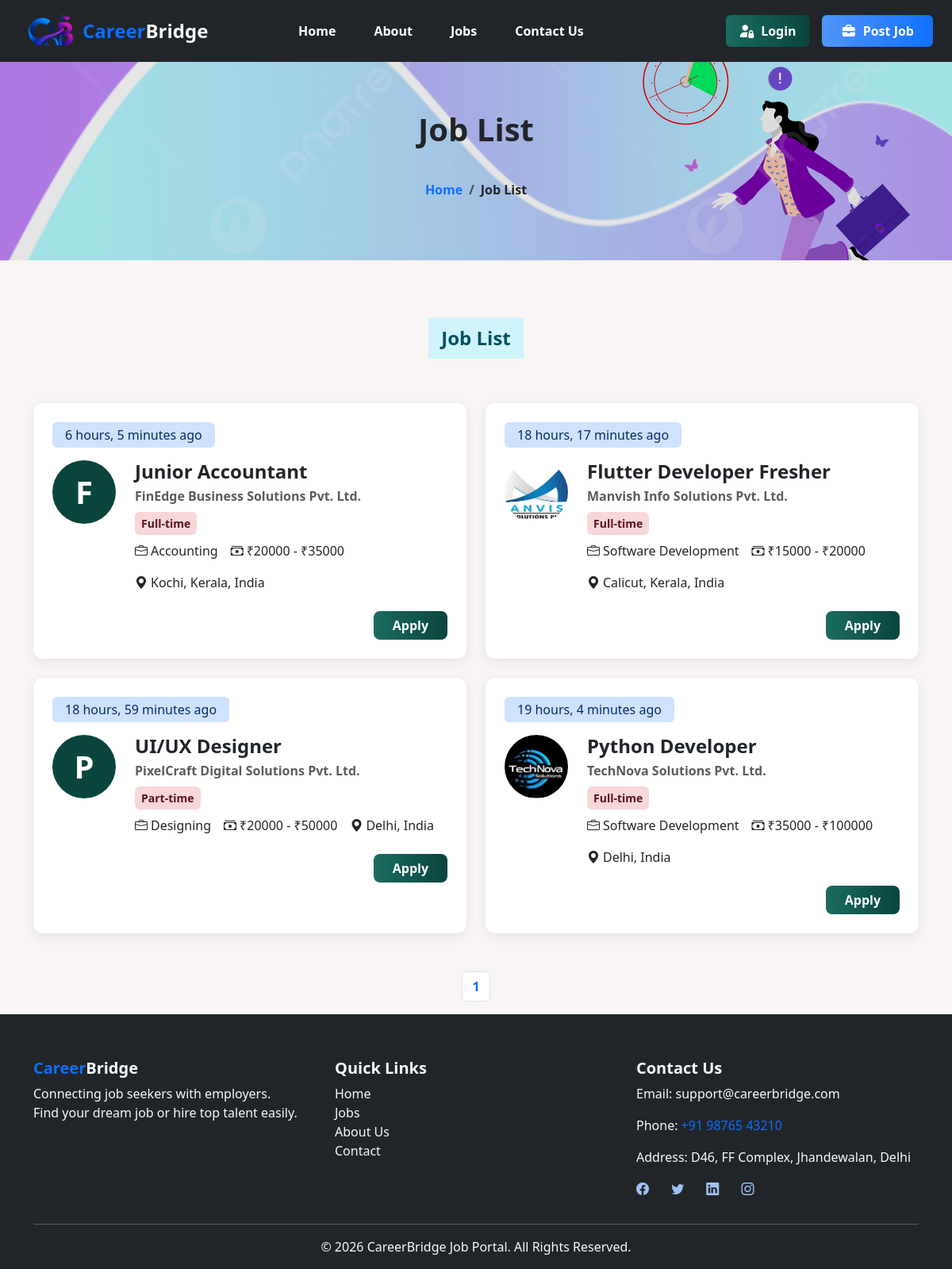
The app's page /jobs-list/, older data.
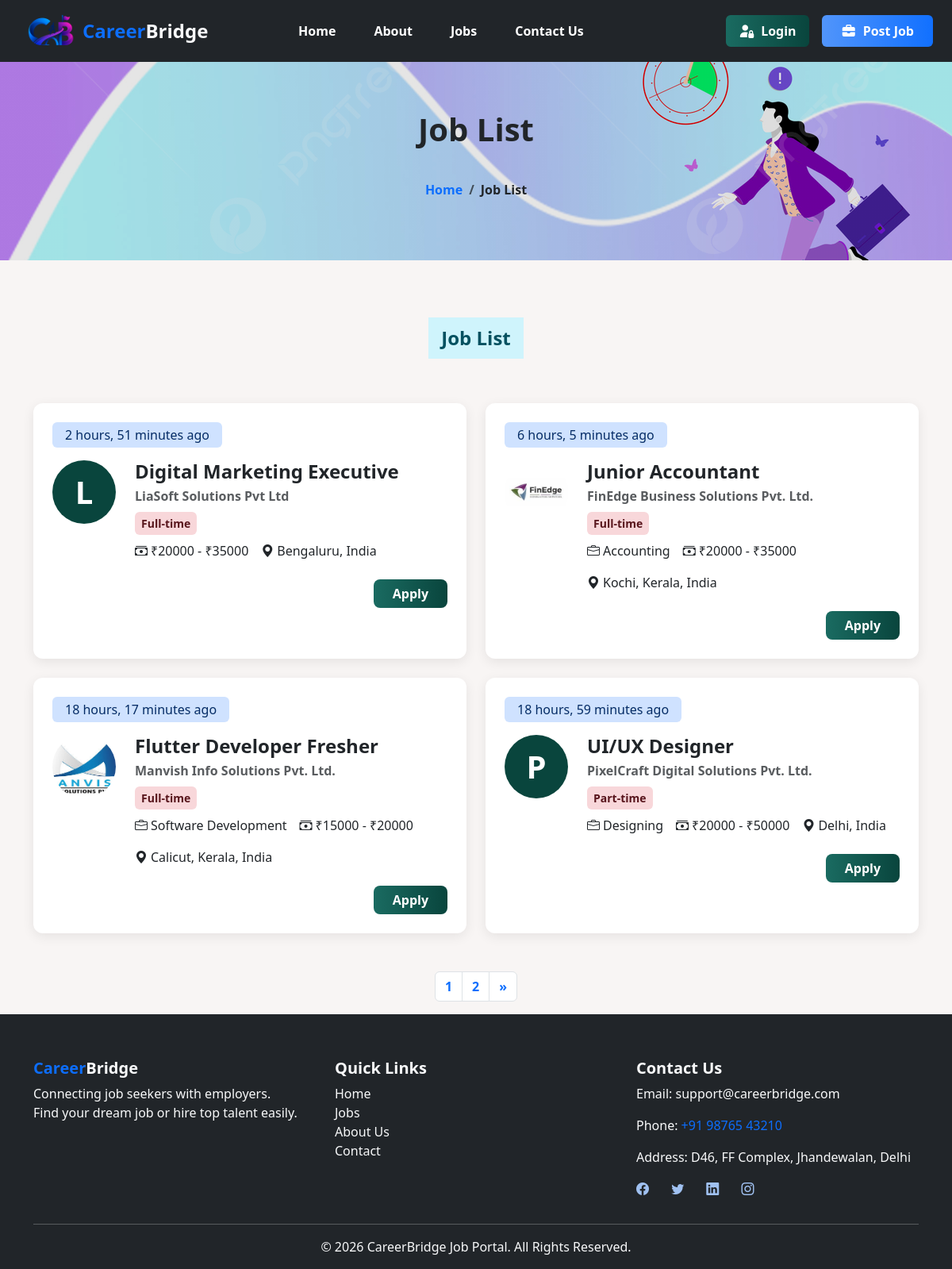
The same page, newer data.
### job/models.py (models this page shows, shortened)
class Job(models.Model):
    jobtype_choices = (
        ('Full-time', 'Full time'),
        ('Part-time', 'Part time'),
        ('Temporary', 'Temporary'),
        ('Freelance', 'Freelance'),
    )
    work_location_choices = (
        ('On-site', 'On-site'),
        ('Remote', 'Remote'),
        ('Hybrid', 'Hybrid'),
    )
    job_title = models.CharField(max_length=50)
    company_name = models.CharField(max_length=50)
    company_logo = models.ImageField(upload_to='company_logos', null=True, blank=True)
    location = models.CharField(max_length=100)
    job_type = models.CharField(max_length=50, choices=jobtype_choices)
    category = models.ForeignKey(Category, on_delete=models.CASCADE)
    industry_type = models.ForeignKey(Industry, on_delete=models.CASCADE, null=True, blank=True)
    description = models.TextField()
    responsibilities = models.TextField()
    skills = models.TextField()
    min_salary = models.PositiveIntegerField()
    max_salary = models.PositiveIntegerField()
    experience = models.TextField(max_length=50)
    work_location = models.CharField(max_length=50, choices=work_location_choices)
    deadline = models.DateField()
    created_at = models.DateTimeField(auto_now_add=True)
    updated_at = models.DateTimeField(auto_now=True)
    is_featured = models.BooleanField(default=False)
    employer = models.ForeignKey(User, on_delete=models.CASCADE, null=True, blank=True)

class Industry(models.Model):
    industry_type =  models.CharField(max_length=30)
    category = models.ForeignKey(Category, on_delete=models.CASCADE)

### job/views.py (the view)
# urls.py: path('jobs-list/', views.jobs_list, name='jobs_list'),
def jobs_list(request):
    jobs = Job.objects.all().order_by('-id')
    paginator = Paginator(jobs, 4)
    page_number = request.GET.get('page')
    jobs_final = paginator.get_page(page_number)
    return render(request, 'jobs_list.html', {'jobs': jobs_final})

### job/templates/jobs_list.html (shortened to what the changed rows need)
{% extends 'base.html' %}
{% load static %}
{% block content %}
<div class="container mt-3 mb-5">
    <div class="row g-4">
        {% for job in jobs %}
        <div class="col-lg-6 col-md-12 col-12">
            <a href="{% url 'job_details' job.id %}" class="text-decoration-none text-dark">
                <div class="card p-4 h-100 job-card">
                    <div class="mb-3">
                        <span class="d-inline-block px-3 py-1 bg-primary-subtle text-primary-emphasis rounded-2">
                            {{ job.created_at|timesince }} ago
                        </span>
                    </div>
                    <div class="d-flex align-items-start gap-4">
                        <div class="flex-shrink-0">
                            {% if job.company_logo %}
                            <img src="/media/{{ job.company_logo }}" class="img-fluid rounded-circle object-fit-cover" style="width:80px; height:80px;" alt="Company Logo">
                            {% else %}
                            <div class="rounded-circle d-flex align-items-center justify-content-center text-white fw-bold"style="width:80px; height:80px; font-size:40px; background-color: #09453d;">
                                {{ job.company_name|first|upper }}
                            </div>
                            {% endif %}
                        </div>
                        <div class="flex-grow-1">
                            <h5 class="mb-1 fw-bold job-title fs-4"> {{ job.job_title }} </h5>
                            <p class="mb-2 text-muted fw-semibold">{{ job.company_name }}</p>
                            <div class="mb-2">
                                <span class="small d-inline-block px-2 py-1 bg-danger-subtle text-danger-emphasis fw-semibold rounded">
                                    {{ job.job_type }}
                                </span>
                            </div>
                            <div class="d-flex flex-wrap gap-3 text-dark mt-2">
                                {% if job.industry_type %}
                                <div class="d-flex align-items-center">
                                    <i class="bi bi-briefcase me-1"></i>
                                    <span>{{ job.industry_type.industry_type }}</span>
                                </div>
                                {% endif %}
                                <div class="d-flex align-items-center">
                                    <i class="bi bi-cash-stack me-1"></i>
                                    <span> ₹{{ job.min_salary }} - ₹{{ job.max_salary }}</span>
                                </div>
                                <div class="d-flex align-items-center">
                                    <i class="bi bi-geo-alt-fill me-1"></i>
                                    <span>{{ job.location }}</span>
                                </div>
                            </div>
                        </div>
                    </div>
                    <div class="text-end mt-4">
                        {% if request.user.is_authenticated %}
                            {% if request.user.role == 1 %}
                                <a href="{% url 'apply_job' job.id %}" class="btn btn-primary fw-bold px-4">Apply</a>
                            {% endif %}
                        {% else %}
                            <a href="{% url 'login' %}" class="btn btn-primary fw-bold px-4">Apply</a>
                        {% endif %}
                    </div>
                </div>
            </a>
        </div>
        {% endfor %}
    </div>
</div>
<nav aria-label="Page navigation example">
  <ul class="pagination justify-content-center fw-bold">
    {% for n in jobs.paginator.page_range %}
        <li class="page-item"><a class="page-link" href="?page={{ n }}">{{ n }}</a></li>
    {% endfor %}
    {% if jobs.has_next %}
    <li class="page-item">
      <a class="page-link" href="?page={{ jobs.next_page_number }}" aria-label="Next">
        <span aria-hidden="true">&raquo;</span>
      </a>
    </li>
    {% endif %}
  </ul>
</nav>
{% endblock content %}

Row changes from the older to the newer data that the page shows:
no longer on this page (row unchanged): Job: created_at "19 hours, 4 minutes", company_logo (picture), job_title "Python Developer", company_name "TechNova Solutions Pvt. Ltd.", job_type "Full-time", industry_type.industry_type "Software Development", min_salary "35000", max_salary "100000", location "Delhi, India"
added Job: created_at "2 hours, 51 minutes", company_name|first "L", job_title "Digital Marketing Executive", company_name "LiaSoft Solutions Pvt Ltd", job_type "Full-time", min_salary "20000", max_salary "35000", location "Bengaluru, India"
changed Job "Junior Accountant": company_logo: picture added; company_logo empty → "company_logos/fin.jpg" (drawn); company_name|first "F" → (not shown)
Text that changed along with them:
new list line: "2"
